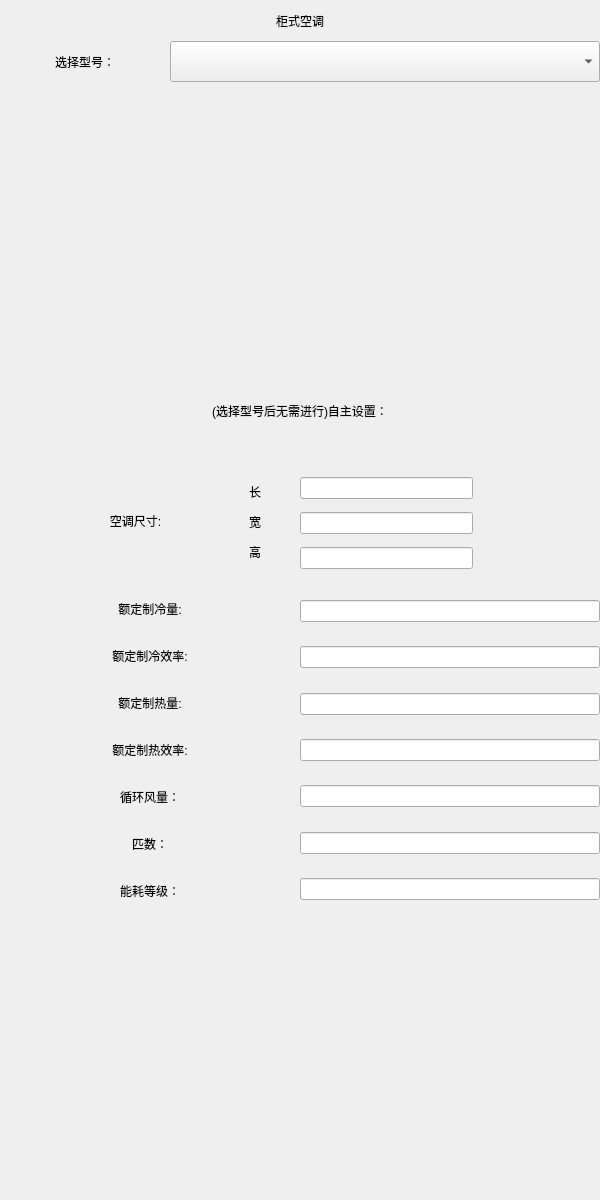
<?xml version="1.0" encoding="UTF-8"?>
<ui version="4.0">
 <class>airtwo</class>
 <widget class="QWidget" name="airtwo">
  <property name="geometry">
   <rect>
    <x>0</x>
    <y>0</y>
    <width>600</width>
    <height>1200</height>
   </rect>
  </property>
  <property name="windowTitle">
   <string>Form</string>
  </property>
  <widget class="QWidget" name="widget" native="true">
   <property name="enabled">
    <bool>true</bool>
   </property>
   <property name="geometry">
    <rect>
     <x>0</x>
     <y>0</y>
     <width>600</width>
     <height>1200</height>
    </rect>
   </property>
   <widget class="QWidget" name="sizedesign" native="true">
    <property name="geometry">
     <rect>
      <x>300</x>
      <y>470</y>
      <width>173</width>
      <height>106</height>
     </rect>
    </property>
    <layout class="QVBoxLayout" name="verticalLayout">
     <item>
      <widget class="UnitQLineEdit" name="lineEdit">
       <property name="styleSheet">
        <string notr="true"/>
       </property>
       <property name="text">
        <string notr="true"/>
       </property>
       <property name="alignment">
        <set>Qt::AlignLeading|Qt::AlignLeft|Qt::AlignVCenter</set>
       </property>
       <property name="readOnly">
        <bool>false</bool>
       </property>
      </widget>
     </item>
     <item>
      <widget class="UnitQLineEdit" name="lineEdit_2">
       <property name="styleSheet">
        <string notr="true"/>
       </property>
       <property name="text">
        <string notr="true"/>
       </property>
       <property name="alignment">
        <set>Qt::AlignLeading|Qt::AlignLeft|Qt::AlignVCenter</set>
       </property>
       <property name="readOnly">
        <bool>false</bool>
       </property>
      </widget>
     </item>
     <item>
      <widget class="UnitQLineEdit" name="lineEdit_3">
       <property name="styleSheet">
        <string notr="true"/>
       </property>
       <property name="text">
        <string notr="true"/>
       </property>
       <property name="alignment">
        <set>Qt::AlignLeading|Qt::AlignLeft|Qt::AlignVCenter</set>
       </property>
       <property name="readOnly">
        <bool>false</bool>
       </property>
      </widget>
     </item>
    </layout>
   </widget>
   <widget class="QLabel" name="label_2">
    <property name="geometry">
     <rect>
      <x>240</x>
      <y>480</y>
      <width>30</width>
      <height>24</height>
     </rect>
    </property>
    <property name="styleSheet">
     <string notr="true">font: 18pt &quot;楷体&quot;;</string>
    </property>
    <property name="text">
     <string>长</string>
    </property>
    <property name="alignment">
     <set>Qt::AlignCenter</set>
    </property>
   </widget>
   <widget class="QLabel" name="label_6">
    <property name="geometry">
     <rect>
      <x>240</x>
      <y>510</y>
      <width>30</width>
      <height>24</height>
     </rect>
    </property>
    <property name="styleSheet">
     <string notr="true">font: 18pt &quot;楷体&quot;;</string>
    </property>
    <property name="text">
     <string>宽</string>
    </property>
    <property name="alignment">
     <set>Qt::AlignCenter</set>
    </property>
   </widget>
   <widget class="QLabel" name="label">
    <property name="geometry">
     <rect>
      <x>70</x>
      <y>500</y>
      <width>131</width>
      <height>41</height>
     </rect>
    </property>
    <property name="styleSheet">
     <string notr="true">font: 18pt &quot;楷体&quot;;</string>
    </property>
    <property name="text">
     <string>空调尺寸:</string>
    </property>
    <property name="alignment">
     <set>Qt::AlignCenter</set>
    </property>
   </widget>
   <widget class="QLabel" name="label_10">
    <property name="geometry">
     <rect>
      <x>0</x>
      <y>41</y>
      <width>170</width>
      <height>41</height>
     </rect>
    </property>
    <property name="styleSheet">
     <string notr="true">font: 18pt &quot;楷体&quot;;</string>
    </property>
    <property name="text">
     <string>选择型号：</string>
    </property>
    <property name="alignment">
     <set>Qt::AlignCenter</set>
    </property>
   </widget>
   <widget class="QLabel" name="label_13">
    <property name="geometry">
     <rect>
      <x>0</x>
      <y>390</y>
      <width>600</width>
      <height>41</height>
     </rect>
    </property>
    <property name="styleSheet">
     <string notr="true">font: 18pt &quot;楷体&quot;;</string>
    </property>
    <property name="text">
     <string>(选择型号后无需进行)自主设置：</string>
    </property>
    <property name="alignment">
     <set>Qt::AlignCenter</set>
    </property>
   </widget>
   <widget class="QWidget" name="widget_2" native="true">
    <property name="geometry">
     <rect>
      <x>0</x>
      <y>600</y>
      <width>300</width>
      <height>300</height>
     </rect>
    </property>
    <layout class="QVBoxLayout" name="verticalLayout_2">
     <item>
      <widget class="QLabel" name="label_3">
       <property name="styleSheet">
        <string notr="true">font: 18pt &quot;楷体&quot;;</string>
       </property>
       <property name="text">
        <string>额定制冷量:</string>
       </property>
       <property name="alignment">
        <set>Qt::AlignCenter</set>
       </property>
      </widget>
     </item>
     <item>
      <spacer name="verticalSpacer">
       <property name="orientation">
        <enum>Qt::Vertical</enum>
       </property>
       <property name="sizeHint" stdset="0">
        <size>
         <width>20</width>
         <height>40</height>
        </size>
       </property>
      </spacer>
     </item>
     <item>
      <widget class="QLabel" name="label_4">
       <property name="styleSheet">
        <string notr="true">font: 18pt &quot;楷体&quot;;</string>
       </property>
       <property name="text">
        <string>额定制冷效率:</string>
       </property>
       <property name="alignment">
        <set>Qt::AlignCenter</set>
       </property>
      </widget>
     </item>
     <item>
      <spacer name="verticalSpacer_2">
       <property name="orientation">
        <enum>Qt::Vertical</enum>
       </property>
       <property name="sizeHint" stdset="0">
        <size>
         <width>20</width>
         <height>40</height>
        </size>
       </property>
      </spacer>
     </item>
     <item>
      <widget class="QLabel" name="label_5">
       <property name="styleSheet">
        <string notr="true">font: 18pt &quot;楷体&quot;;</string>
       </property>
       <property name="text">
        <string>额定制热量:</string>
       </property>
       <property name="alignment">
        <set>Qt::AlignCenter</set>
       </property>
      </widget>
     </item>
     <item>
      <spacer name="verticalSpacer_3">
       <property name="orientation">
        <enum>Qt::Vertical</enum>
       </property>
       <property name="sizeHint" stdset="0">
        <size>
         <width>20</width>
         <height>40</height>
        </size>
       </property>
      </spacer>
     </item>
     <item>
      <widget class="QLabel" name="label_11">
       <property name="styleSheet">
        <string notr="true">font: 18pt &quot;楷体&quot;;</string>
       </property>
       <property name="text">
        <string>额定制热效率:</string>
       </property>
       <property name="alignment">
        <set>Qt::AlignCenter</set>
       </property>
      </widget>
     </item>
     <item>
      <spacer name="verticalSpacer_6">
       <property name="orientation">
        <enum>Qt::Vertical</enum>
       </property>
       <property name="sizeHint" stdset="0">
        <size>
         <width>20</width>
         <height>40</height>
        </size>
       </property>
      </spacer>
     </item>
     <item>
      <widget class="QLabel" name="label_8">
       <property name="styleSheet">
        <string notr="true">font: 18pt &quot;楷体&quot;;</string>
       </property>
       <property name="text">
        <string>循环风量：</string>
       </property>
       <property name="alignment">
        <set>Qt::AlignCenter</set>
       </property>
      </widget>
     </item>
     <item>
      <spacer name="verticalSpacer_4">
       <property name="orientation">
        <enum>Qt::Vertical</enum>
       </property>
       <property name="sizeHint" stdset="0">
        <size>
         <width>20</width>
         <height>40</height>
        </size>
       </property>
      </spacer>
     </item>
     <item>
      <widget class="QLabel" name="label_9">
       <property name="styleSheet">
        <string notr="true">font: 18pt &quot;楷体&quot;;</string>
       </property>
       <property name="text">
        <string>匹数：</string>
       </property>
       <property name="alignment">
        <set>Qt::AlignCenter</set>
       </property>
      </widget>
     </item>
     <item>
      <spacer name="verticalSpacer_5">
       <property name="orientation">
        <enum>Qt::Vertical</enum>
       </property>
       <property name="sizeHint" stdset="0">
        <size>
         <width>20</width>
         <height>40</height>
        </size>
       </property>
      </spacer>
     </item>
     <item>
      <widget class="QLabel" name="label_12">
       <property name="styleSheet">
        <string notr="true">font: 18pt &quot;楷体&quot;;</string>
       </property>
       <property name="text">
        <string>能耗等级：</string>
       </property>
       <property name="alignment">
        <set>Qt::AlignCenter</set>
       </property>
      </widget>
     </item>
    </layout>
   </widget>
   <widget class="QWidget" name="widget_3" native="true">
    <property name="geometry">
     <rect>
      <x>300</x>
      <y>600</y>
      <width>300</width>
      <height>300</height>
     </rect>
    </property>
    <layout class="QVBoxLayout" name="verticalLayout_3">
     <item>
      <widget class="UnitQLineEdit" name="lineEdit_4">
       <property name="styleSheet">
        <string notr="true"/>
       </property>
       <property name="text">
        <string notr="true"/>
       </property>
       <property name="alignment">
        <set>Qt::AlignLeading|Qt::AlignLeft|Qt::AlignVCenter</set>
       </property>
       <property name="readOnly">
        <bool>false</bool>
       </property>
      </widget>
     </item>
     <item>
      <spacer name="verticalSpacer_9">
       <property name="orientation">
        <enum>Qt::Vertical</enum>
       </property>
       <property name="sizeHint" stdset="0">
        <size>
         <width>20</width>
         <height>40</height>
        </size>
       </property>
      </spacer>
     </item>
     <item>
      <widget class="UnitQLineEdit" name="lineEdit_5">
       <property name="styleSheet">
        <string notr="true"/>
       </property>
       <property name="text">
        <string notr="true"/>
       </property>
       <property name="alignment">
        <set>Qt::AlignLeading|Qt::AlignLeft|Qt::AlignVCenter</set>
       </property>
       <property name="readOnly">
        <bool>false</bool>
       </property>
      </widget>
     </item>
     <item>
      <spacer name="verticalSpacer_10">
       <property name="orientation">
        <enum>Qt::Vertical</enum>
       </property>
       <property name="sizeHint" stdset="0">
        <size>
         <width>20</width>
         <height>40</height>
        </size>
       </property>
      </spacer>
     </item>
     <item>
      <widget class="UnitQLineEdit" name="lineEdit_6">
       <property name="styleSheet">
        <string notr="true"/>
       </property>
       <property name="text">
        <string notr="true"/>
       </property>
       <property name="alignment">
        <set>Qt::AlignLeading|Qt::AlignLeft|Qt::AlignVCenter</set>
       </property>
       <property name="readOnly">
        <bool>false</bool>
       </property>
      </widget>
     </item>
     <item>
      <spacer name="verticalSpacer_7">
       <property name="orientation">
        <enum>Qt::Vertical</enum>
       </property>
       <property name="sizeHint" stdset="0">
        <size>
         <width>20</width>
         <height>40</height>
        </size>
       </property>
      </spacer>
     </item>
     <item>
      <widget class="UnitQLineEdit" name="lineEdit_7">
       <property name="styleSheet">
        <string notr="true"/>
       </property>
       <property name="text">
        <string notr="true"/>
       </property>
       <property name="alignment">
        <set>Qt::AlignLeading|Qt::AlignLeft|Qt::AlignVCenter</set>
       </property>
       <property name="readOnly">
        <bool>false</bool>
       </property>
      </widget>
     </item>
     <item>
      <spacer name="verticalSpacer_11">
       <property name="orientation">
        <enum>Qt::Vertical</enum>
       </property>
       <property name="sizeHint" stdset="0">
        <size>
         <width>20</width>
         <height>40</height>
        </size>
       </property>
      </spacer>
     </item>
     <item>
      <widget class="UnitQLineEdit" name="lineEdit_8">
       <property name="styleSheet">
        <string notr="true"/>
       </property>
       <property name="text">
        <string notr="true"/>
       </property>
       <property name="alignment">
        <set>Qt::AlignLeading|Qt::AlignLeft|Qt::AlignVCenter</set>
       </property>
       <property name="readOnly">
        <bool>false</bool>
       </property>
      </widget>
     </item>
     <item>
      <spacer name="verticalSpacer_12">
       <property name="orientation">
        <enum>Qt::Vertical</enum>
       </property>
       <property name="sizeHint" stdset="0">
        <size>
         <width>20</width>
         <height>40</height>
        </size>
       </property>
      </spacer>
     </item>
     <item>
      <widget class="UnitQLineEdit" name="lineEdit_9">
       <property name="styleSheet">
        <string notr="true"/>
       </property>
       <property name="text">
        <string notr="true"/>
       </property>
       <property name="alignment">
        <set>Qt::AlignLeading|Qt::AlignLeft|Qt::AlignVCenter</set>
       </property>
       <property name="readOnly">
        <bool>false</bool>
       </property>
      </widget>
     </item>
     <item>
      <spacer name="verticalSpacer_8">
       <property name="orientation">
        <enum>Qt::Vertical</enum>
       </property>
       <property name="sizeHint" stdset="0">
        <size>
         <width>20</width>
         <height>40</height>
        </size>
       </property>
      </spacer>
     </item>
     <item>
      <widget class="UnitQLineEdit" name="lineEdit_10">
       <property name="styleSheet">
        <string notr="true"/>
       </property>
       <property name="text">
        <string notr="true"/>
       </property>
       <property name="alignment">
        <set>Qt::AlignLeading|Qt::AlignLeft|Qt::AlignVCenter</set>
       </property>
       <property name="readOnly">
        <bool>false</bool>
       </property>
      </widget>
     </item>
    </layout>
   </widget>
   <widget class="QLabel" name="label_14">
    <property name="geometry">
     <rect>
      <x>240</x>
      <y>540</y>
      <width>30</width>
      <height>24</height>
     </rect>
    </property>
    <property name="styleSheet">
     <string notr="true">font: 18pt &quot;楷体&quot;;</string>
    </property>
    <property name="text">
     <string>高</string>
    </property>
    <property name="alignment">
     <set>Qt::AlignCenter</set>
    </property>
   </widget>
   <widget class="QLabel" name="label_15">
    <property name="geometry">
     <rect>
      <x>0</x>
      <y>0</y>
      <width>600</width>
      <height>41</height>
     </rect>
    </property>
    <property name="styleSheet">
     <string notr="true">font: 18pt &quot;楷体&quot;;</string>
    </property>
    <property name="text">
     <string>柜式空调</string>
    </property>
    <property name="alignment">
     <set>Qt::AlignCenter</set>
    </property>
   </widget>
   <widget class="QComboBox" name="comboBox">
    <property name="geometry">
     <rect>
      <x>170</x>
      <y>41</y>
      <width>430</width>
      <height>41</height>
     </rect>
    </property>
    <property name="styleSheet">
     <string notr="true">font: 18pt &quot;楷体&quot;;</string>
    </property>
   </widget>
  </widget>
 </widget>
 <customwidgets>
  <customwidget>
   <class>UnitQLineEdit</class>
   <extends>QLineEdit</extends>
   <header location="global">unitqlinedit.h</header>
  </customwidget>
 </customwidgets>
 <resources/>
 <connections/>
</ui>
